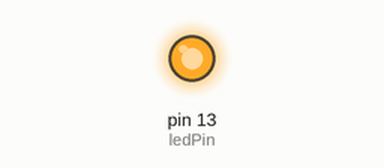
The sketch below on a simulated Arduino Uno, built with avr-gcc and run on an emulated ATmega328P. Parts: output pins drawn as LEDs (lit = HIGH). Pins used as bus, display or sensor lines are not drawn; what the sketch prints to the serial monitor is not drawn.

Above: at 2.5 s.
At 7.5 s:
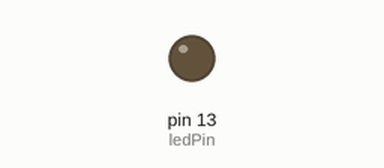
Timing chart, 0 to 13.1 s (numbered marks = the images above):
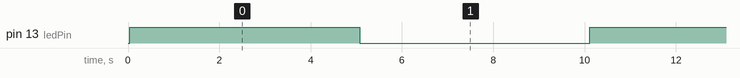

Measured:
- by itself, pin 13 (ledPin): alternates HIGH for 5.0 s and LOW for 5.0 s

The sketch:

sketch_jul25a.ino
```cpp
int latchPin = 8;  // 74HC595のST_CPへ
int clockPin = 12; // 74HC595のSH_CPへ
int dataPin = 11;  // 74HC595のDSへ

int ledPin = 13;
char flag = 0;

unsigned int data = 6144;  // 0001 10000 00000 00   // 2.5V
unsigned int data2 = 7372;  // 0001 11001 10011 00  // 4V

void setup() {
  pinMode(latchPin, OUTPUT);
  pinMode(clockPin, OUTPUT);
  pinMode(dataPin, OUTPUT);

  pinMode(ledPin, OUTPUT);
  Serial.begin(9600);
}

void loop() {
  /*
  // LED1からLED8までを順に光らせます
  for (int j = 0; j < 7; j++) {
    // 送信中のlatchPinはグランド(LOW)レベル
    digitalWrite(latchPin, LOW);
    // シフト演算を使って点灯するLEDを選択しています
    shiftOut(dataPin, clockPin, LSBFIRST, 1<<j);
    // 送信終了後latchPinをHIGHにする
    digitalWrite(latchPin, HIGH);
    delay(100);
  }
  */

  digitalWrite(latchPin, LOW);
  digitalWrite(dataPin, LOW);
  delay(1);
  /*
  shiftOut(dataPin, clockPin, MSBFIRST, data);
  shiftOut(dataPin, clockPin, MSBFIRST, data << 8);
  shiftOut(dataPin, clockPin, MSBFIRST, data2);
  shiftOut(dataPin, clockPin, MSBFIRST, data2 << 8);
  */
  shiftOutTK(dataPin, clockPin, data);
  shiftOutTK(dataPin, clockPin, data2);
  delay(1);
  digitalWrite(latchPin, HIGH);

  flag = !flag;
  digitalWrite(ledPin, flag);
  delay(5000);
}

void shiftOutTK(int dataPin, int clockPin, unsigned int data)
{
  for(int i=15; i>=0; i--)
  {
    digitalWrite(dataPin, ((data >> i) & 1));
    Serial.print((data >> i) & 1);
    digitalWrite(clockPin, HIGH);
    delay(1);
    digitalWrite(clockPin, LOW);
    digitalWrite(dataPin, LOW);
  }
}
```
